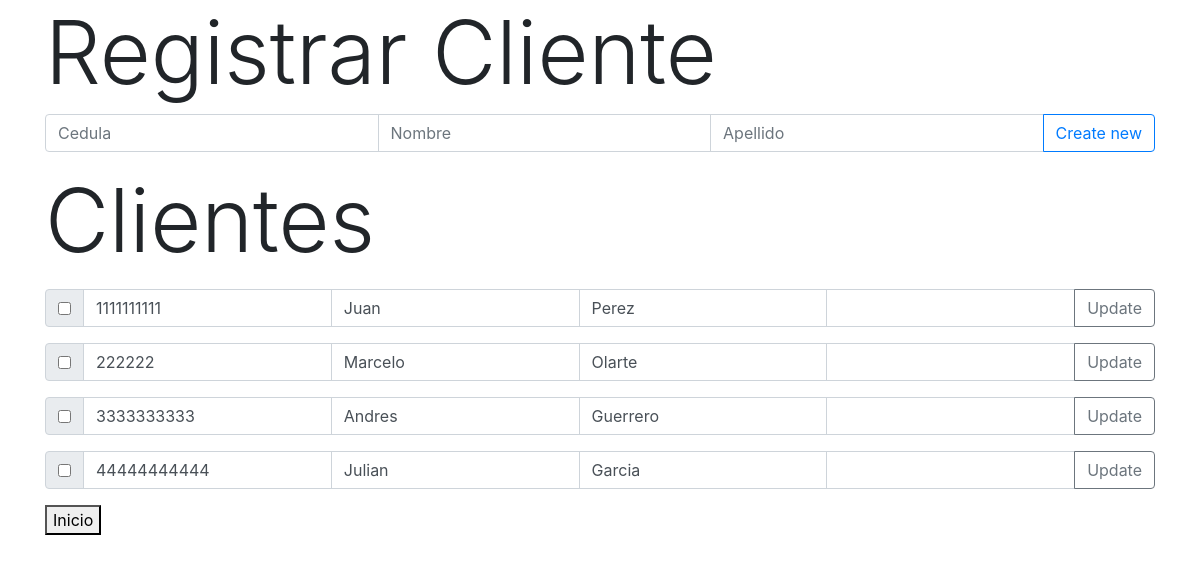
Before: /clientes with the older database file.
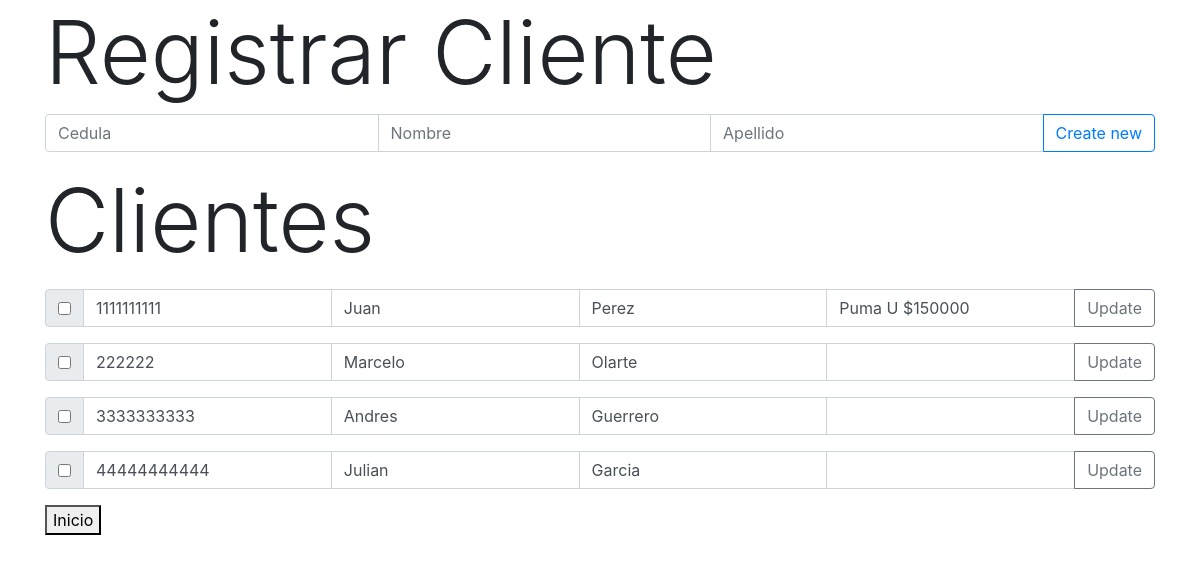
After: the same page with the newer database file.
### app.py (models this page shows)
class Client(db.Model):
    id = db.Column(db.Integer, primary_key=True, autoincrement=True)
    cedula = db.Column(db.Text)
    nombre = db.Column(db.Text)
    apellido = db.Column(db.Text)
    compra = db.Column(db.Text)
    approved = db.Column(db.Boolean)

### app.py (the view)
@app.route("/clientes", methods=["POST", "GET"])
def view_clients():
    if request.method == "POST":
        create_client(request.form["ced"], request.form["nom"], request.form["ape"])
    return render_template("clientes.html", clients=read_clients())

### app.py (called while the page is built)
def read_clients():
    return db.session.query(Client).all()

### templates/clientes.html (shortened to what this page needs)
<!DOCTYPE html>
<html>
<head>
    <link rel="stylesheet" href="https://stackpath.bootstrapcdn.com/bootstrap/4.3.1/css/bootstrap.min.css">
</head>
<body>
<div class="container">
    <h2 class="display-2">Registrar Cliente</h2>
    <form method="POST" action="/clientes">
        <div class="input-group mb-3">
            <input type="text" name="ced" class="form-control" placeholder="Cedula">
            <input type="text" name="nom" class="form-control" placeholder="Nombre">
            <input type="text" name="ape" class="form-control" placeholder="Apellido">
            <div class="input-group-append" id="button-addon">
                <button class="btn btn-outline-primary" type="submit" value="update">Create new</button>
            </div>
        </div>
    </form>
    <h2 class="display-2">Clientes</h2>
    {% for client in clients %}
    <p>
    <form method="POST" action="/edit_client/{{client.id}}">
    <div class="input-group mb-3">
        <div class="input-group-prepend">
            <div class="input-group-text">
                <input type="checkbox" onclick="redirect('/edit_client/{{client.id}}')" data-target="/edit_client/{{client.id}}" name="assigned">
            </div>
        </div>
        <label type="text" name="ced" class="form-control">{{client.cedula}}</label>
        <input type="text" value="{{client.nombre}}" name="nom" class="form-control">
        <label type="text" name="ape" class="form-control">{{client.apellido}}</label>
        <label type="text" name="com" class="form-control">{{client.compra}}</label>
        <div class="input-group-append" id="button-addon2">
            <button class="btn btn-outline-secondary" type="submit" value="update">Update</button>
        </div>
    </div>
    </form>
    {% endfor %}
    <div>
        <button onclick="redirect('/')">Inicio</button>
    </div>
</div>
</body>
</html>

Changed rows visible on the page:
changed Client "Perez": compra (not shown) → "Puma U $150000"
